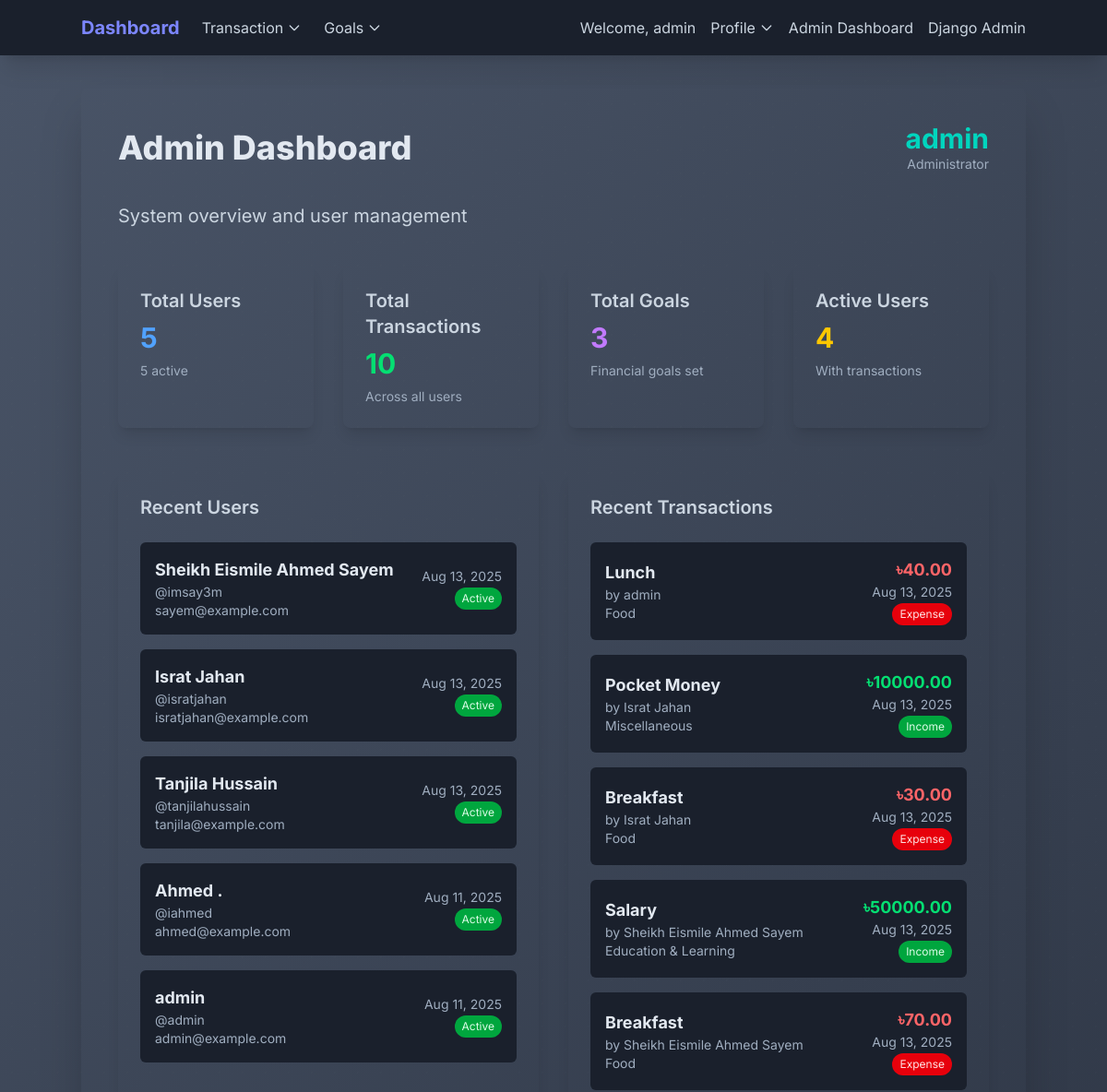
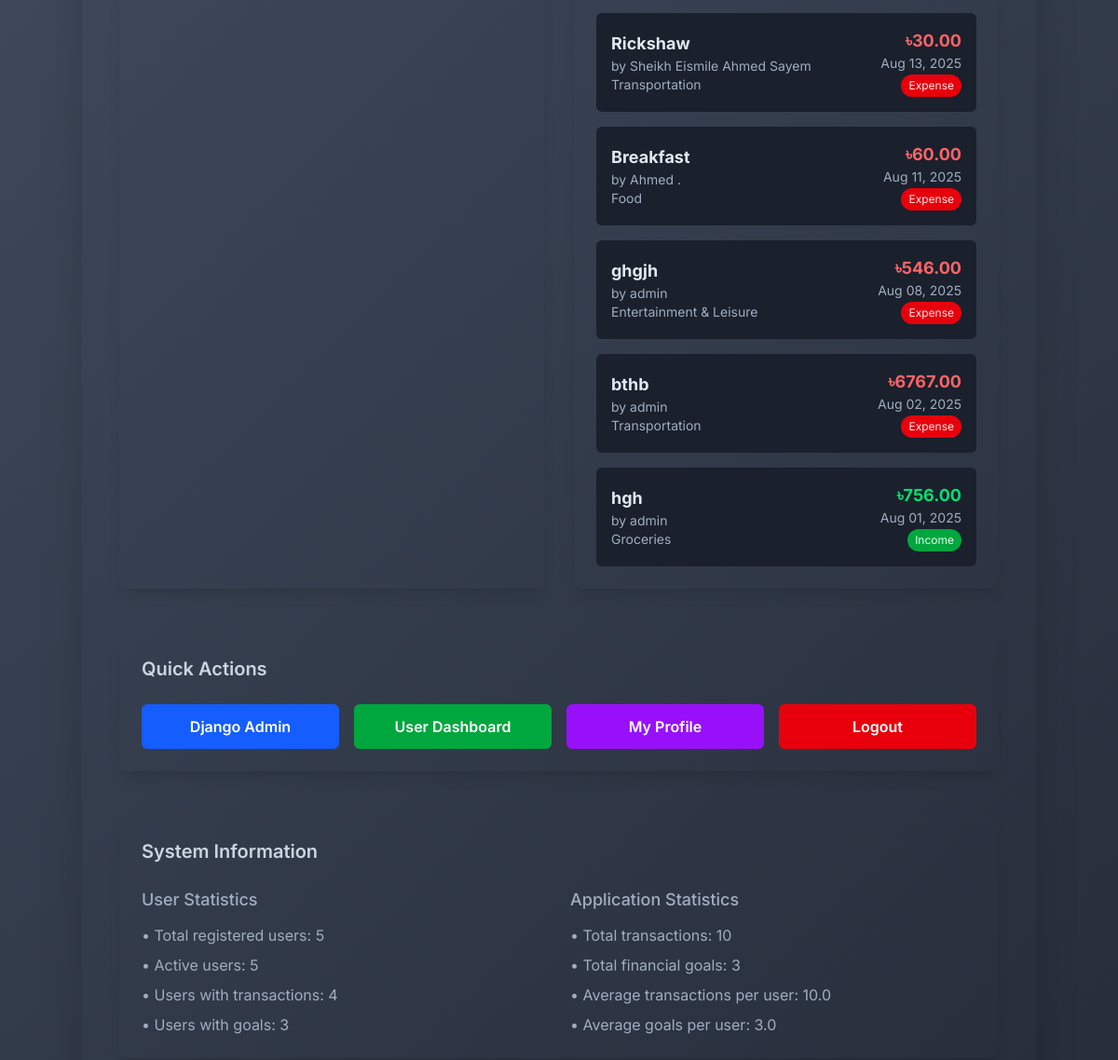
Page /admin-dashboard/ (signed in) on the earlier database version (2 pictures, top to bottom).
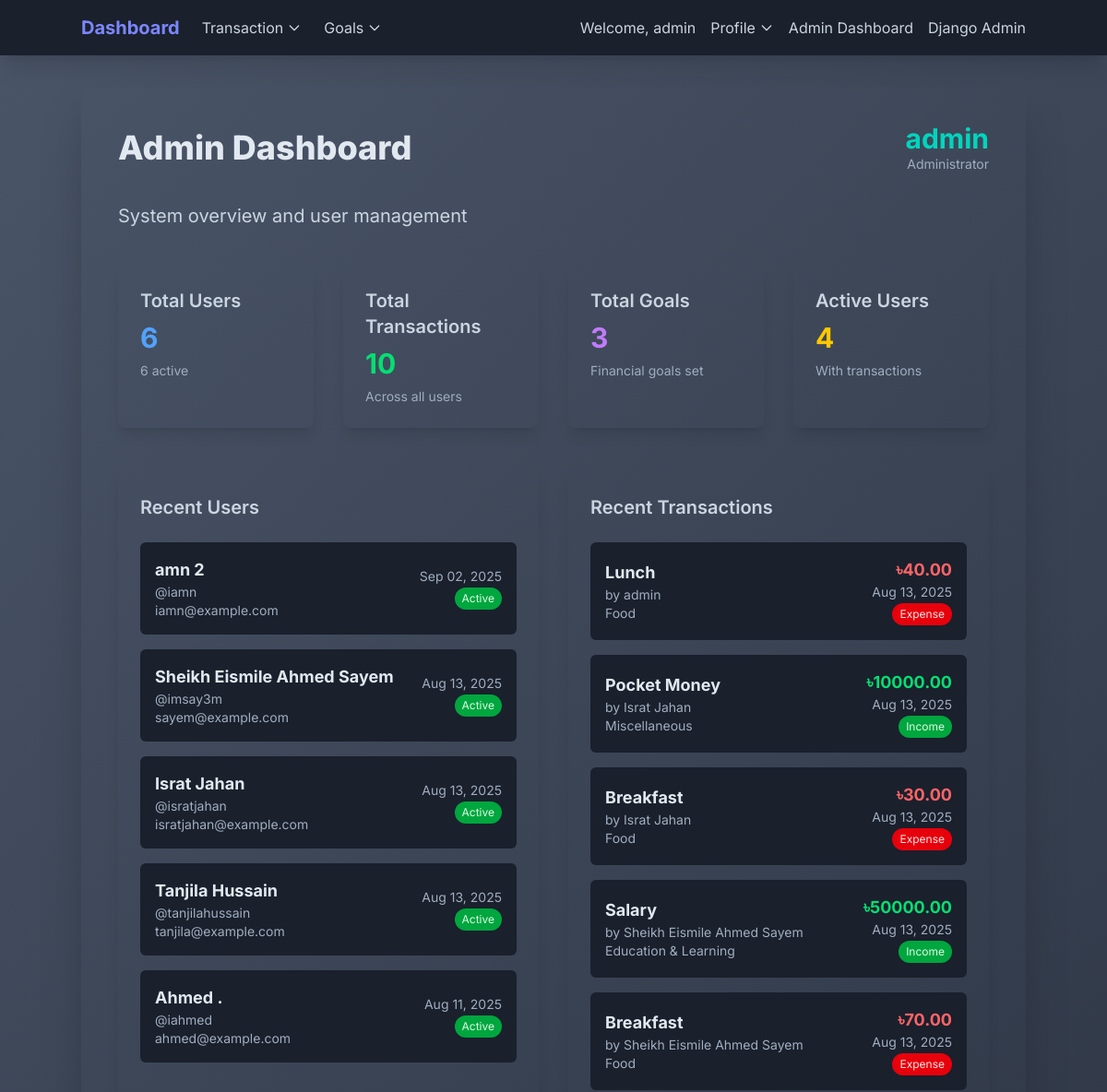
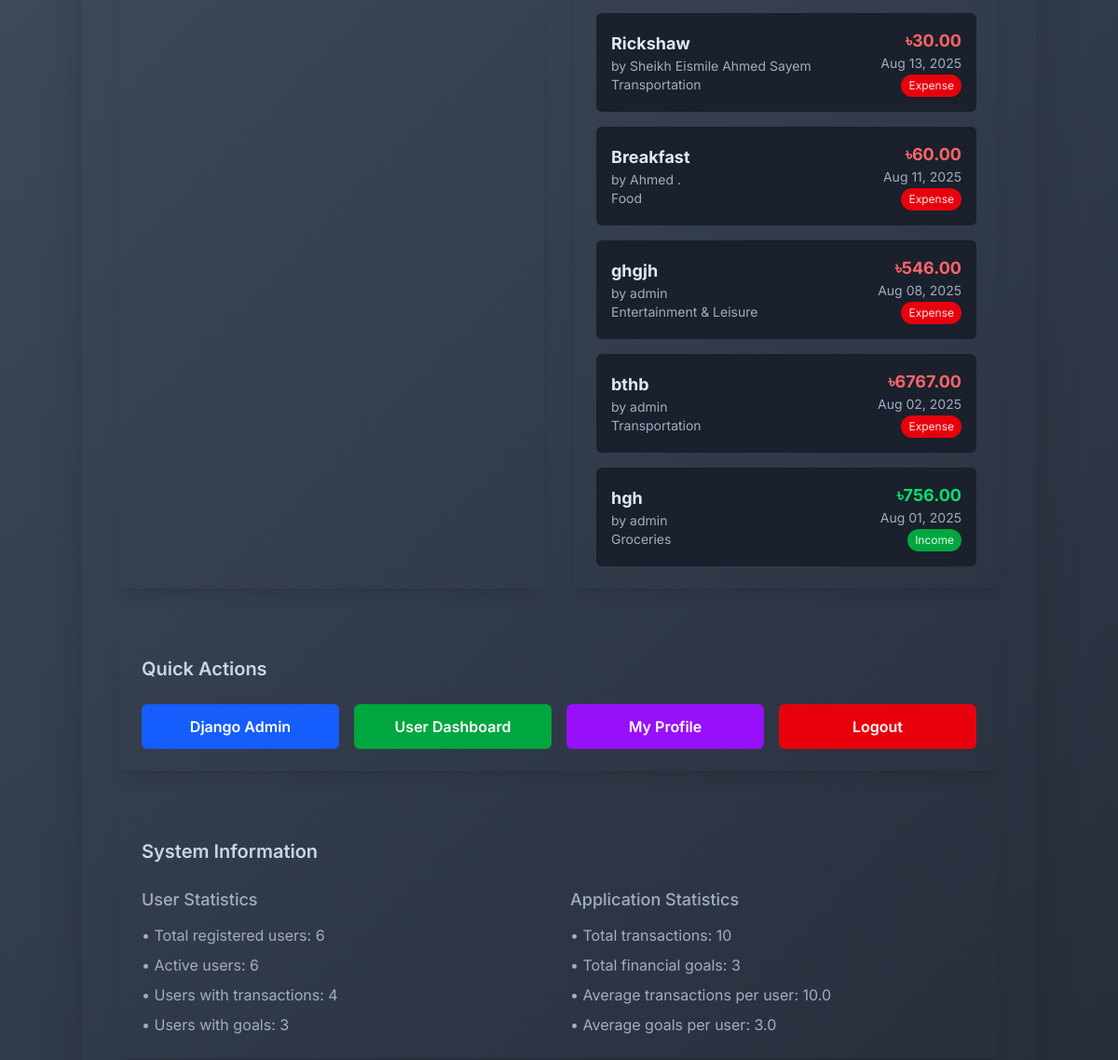
Same page on the later database version (2 pictures, top to bottom).
### finance/models.py (models this page shows, shortened)
class CustomUser(AbstractUser):
    phone_number = models.CharField(max_length=15, blank=True, null=True, help_text="Optional phone number")
    date_of_birth = models.DateField(blank=True, null=True, help_text="Optional date of birth")
    bio = models.TextField(max_length=500, blank=True, help_text="Tell us about yourself")
    created_at = models.DateTimeField(auto_now_add=True)
    updated_at = models.DateTimeField(auto_now=True)
    username = models.CharField(
        max_length=150,
        unique=True,
        validators=[MinLengthValidator(3)],
        help_text="Required. 3-150 characters. Letters, digits and @/./+/-/_ only."
    )
    email = models.EmailField(unique=True, help_text="Required. Enter a valid email address.")
    USERNAME_FIELD = 'username'
    REQUIRED_FIELDS = ['email']
    def get_full_name(self):
        return f"{self.first_name} {self.last_name}".strip() or self.username

class Transaction(models.Model):
    TRANSACTION_TYPES = [
        ('income', 'Income'),
        ('expense', 'Expense'),
    ]
    user = models.ForeignKey(settings.AUTH_USER_MODEL, on_delete=models.CASCADE)
    title = models.CharField(max_length=100)
    amount = models.DecimalField(max_digits=10, decimal_places=2)
    transaction_type = models.CharField(max_length=10, choices=TRANSACTION_TYPES)
    date = models.DateField()
    category = models.CharField(max_length=255)

### finance/views.py (the view)
# urls.py: path('admin-dashboard/', AdminDashboardView.as_view(), name='admin_dashboard'),
class AdminDashboardView(LoginRequiredMixin, View):
    def get(self, request, *args, **kwargs):
        if not request.user.is_staff:
            messages.error(request, 'Access denied. Staff privileges required.')
            return redirect('dashboard')
        total_users = CustomUser.objects.count()
        active_users = CustomUser.objects.filter(is_active=True).count()
        total_transactions = Transaction.objects.count()
        total_goals = Goal.objects.count()
        recent_users = CustomUser.objects.order_by('-date_joined')[:5]
        recent_transactions = Transaction.objects.select_related('user').order_by('-date')[:10]
        users_with_transactions = CustomUser.objects.filter(transaction__isnull=False).distinct().count()
        users_with_goals = CustomUser.objects.filter(goal__isnull=False).distinct().count()
        context = {
            'total_users': total_users,
            'active_users': active_users,
            'total_transactions': total_transactions,
            'total_goals': total_goals,
            'recent_users': recent_users,
            'recent_transactions': recent_transactions,
            'users_with_transactions': users_with_transactions,
            'users_with_goals': users_with_goals,
        }
        return render(request, 'finance/admin_dashboard.html', context)

### finance/templates/finance/admin_dashboard.html (shortened to what this page needs)
{% extends "finance/base.html" %}
{% block content %}
<div class="container mx-auto p-6 lg:p-10 rounded-xl shadow-2xl admin-container mt-8">
    <div class="flex flex-col sm:flex-row justify-between items-center mb-8">
        <h1 class="text-3xl lg:text-4xl font-extrabold text-gray-900 dark:text-white mb-4 sm:mb-0">Admin Dashboard</h1>
        <div class="text-right">
            <h1 class="text-2xl lg:text-3xl font-bold text-teal-400">{{ request.user.get_full_name }}</h1>
            <p class="text-sm text-gray-600 dark:text-gray-400">Administrator</p>
        </div>
    </div>
    <p class="text-xl text-gray-700 dark:text-gray-300 mb-10 text-center sm:text-left">System overview and user management</p>
    <div class="grid grid-cols-1 sm:grid-cols-2 lg:grid-cols-4 gap-8 mb-12">
        <div class="admin-card p-6 rounded-lg shadow-lg">
            <h2 class="text-xl font-semibold text-gray-700 dark:text-gray-200 mb-2">Total Users</h2>
            <p class="text-3xl font-bold text-blue-400">{{ total_users }}</p>
            <p class="text-sm text-gray-600 dark:text-gray-400 mt-2">{{ active_users }} active</p>
        </div>
        <div class="admin-card p-6 rounded-lg shadow-lg">
            <h2 class="text-xl font-semibold text-gray-700 dark:text-gray-200 mb-2">Total Transactions</h2>
            <p class="text-3xl font-bold text-green-400">{{ total_transactions }}</p>
            <p class="text-sm text-gray-600 dark:text-gray-400 mt-2">Across all users</p>
        </div>
        <div class="admin-card p-6 rounded-lg shadow-lg">
            <h2 class="text-xl font-semibold text-gray-700 dark:text-gray-200 mb-2">Total Goals</h2>
            <p class="text-3xl font-bold text-purple-400">{{ total_goals }}</p>
            <p class="text-sm text-gray-600 dark:text-gray-400 mt-2">Financial goals set</p>
        </div>
        <div class="admin-card p-6 rounded-lg shadow-lg">
            <h2 class="text-xl font-semibold text-gray-700 dark:text-gray-200 mb-2">Active Users</h2>
            <p class="text-3xl font-bold text-yellow-400">{{ users_with_transactions }}</p>
            <p class="text-sm text-gray-600 dark:text-gray-400 mt-2">With transactions</p>
        </div>
    </div>
    <div class="grid grid-cols-1 lg:grid-cols-2 gap-8 mb-12">
        <div class="admin-card p-6 rounded-lg shadow-lg">
            <h2 class="text-xl font-semibold text-gray-700 dark:text-gray-200 mb-6">Recent Users</h2>
            {% if recent_users %}
                <div class="space-y-4">
                    {% for user in recent_users %}
                        <div class="flex items-center justify-between p-4 bg-gray-100 dark:bg-gray-800/50 rounded-md">
                            <div class="text-gray-700 dark:text-gray-100">
                                <p class="font-bold text-lg text-gray-900 dark:text-white">{{ user.get_full_name }}</p>
                                <p class="text-sm text-gray-600 dark:text-gray-400">@{{ user.username }}</p>
                                <p class="text-sm text-gray-600 dark:text-gray-400">{{ user.email }}</p>
                            </div>
                            <div class="text-right">
                                <p class="text-sm text-gray-600 dark:text-gray-400">{{ user.date_joined|date:"M d, Y" }}</p>
                                <span class="inline-block px-2 py-1 text-xs rounded-full {% if user.is_active %}bg-green-600 text-green-100{% else %}bg-red-600 text-red-100{% endif %}">
                                    {% if user.is_active %}Active{% else %}Inactive{% endif %}
                                </span>
                            </div>
                        </div>
                    {% endfor %}
                </div>
            {% else %}
                <p class="text-gray-500 dark:text-gray-400 text-center py-4">No users found.</p>
            {% endif %}
        </div>
        <div class="admin-card p-6 rounded-lg shadow-lg">
            <h2 class="text-xl font-semibold text-gray-700 dark:text-gray-200 mb-6">Recent Transactions</h2>
            {% if recent_transactions %}
                <div class="space-y-4">
                    {% for transaction in recent_transactions %}
                        <div class="flex items-center justify-between p-4 bg-gray-100 dark:bg-gray-800/50 rounded-md">
                            <div class="text-gray-700 dark:text-gray-100">
                                <p class="font-bold text-lg text-gray-900 dark:text-white">{{ transaction.title }}</p>
                                <p class="text-sm text-gray-600 dark:text-gray-400">by {{ transaction.user.get_full_name }}</p>
                                <p class="text-sm text-gray-600 dark:text-gray-400">{{ transaction.category }}</p>
                            </div>
                            <div class="text-right">
                                <p class="text-lg font-bold {% if transaction.transaction_type == 'income' %}text-green-400{% else %}text-red-400{% endif %}">
                                    ৳{{ transaction.amount|floatformat:2 }}
                                </p>
                                <p class="text-sm text-gray-600 dark:text-gray-400">{{ transaction.date|date:"M d, Y" }}</p>
                                <span class="inline-block px-2 py-1 text-xs rounded-full {% if transaction.transaction_type == 'income' %}bg-green-600 text-green-100{% else %}bg-red-600 text-red-100{% endif %}">
                                    {{ transaction.transaction_type|title }}
                                </span>
                            </div>
                        </div>
                    {% endfor %}
                </div>
            {% else %}
                <p class="text-gray-500 dark:text-gray-400 text-center py-4">No transactions found.</p>
            {% endif %}
        </div>
    </div>
    <div class="admin-card p-6 rounded-lg shadow-lg mb-12">
        <h2 class="text-xl font-semibold text-gray-700 dark:text-gray-200 mb-6">Quick Actions</h2>
        <div class="grid grid-cols-1 sm:grid-cols-2 lg:grid-cols-4 gap-4">
            <a href="/admin/" class="bg-blue-600 text-white px-6 py-3 rounded-md hover:bg-blue-700 transition duration-300 ease-in-out transform hover:scale-105 font-semibold text-center">
                Django Admin
            </a>
            <a href="{% url 'dashboard' %}" class="bg-green-600 text-white px-6 py-3 rounded-md hover:bg-green-700 transition duration-300 ease-in-out transform hover:scale-105 font-semibold text-center">
                User Dashboard
            </a>
            <a href="{% url 'profile' %}" class="bg-purple-600 text-white px-6 py-3 rounded-md hover:bg-purple-700 transition duration-300 ease-in-out transform hover:scale-105 font-semibold text-center">
                My Profile
            </a>
            <a href="{% url 'logout' %}" class="bg-red-600 text-white px-6 py-3 rounded-md hover:bg-red-700 transition duration-300 ease-in-out transform hover:scale-105 font-semibold text-center">
                Logout
            </a>
        </div>
    </div>
    <div class="admin-card p-6 rounded-lg shadow-lg">
        <h2 class="text-xl font-semibold text-gray-700 dark:text-gray-200 mb-6">System Information</h2>
        <div class="grid grid-cols-1 md:grid-cols-2 gap-6">
            <div>
                <h3 class="text-lg font-medium text-gray-600 dark:text-gray-300 mb-3">User Statistics</h3>
                <ul class="space-y-2 text-gray-600 dark:text-gray-400">
                    <li>• Total registered users: {{ total_users }}</li>
                    <li>• Active users: {{ active_users }}</li>
                    <li>• Users with transactions: {{ users_with_transactions }}</li>
                    <li>• Users with goals: {{ users_with_goals }}</li>
                </ul>
            </div>
            <div>
                <h3 class="text-lg font-medium text-gray-600 dark:text-gray-300 mb-3">Application Statistics</h3>
                <ul class="space-y-2 text-gray-600 dark:text-gray-400">
                    <li>• Total transactions: {{ total_transactions }}</li>
                    <li>• Total financial goals: {{ total_goals }}</li>
                    <li>• Average transactions per user: {% if total_users > 0 %}{{ total_transactions|floatformat:1 }}{% else %}0{% endif %}</li>
                    <li>• Average goals per user: {% if total_users > 0 %}{{ total_goals|floatformat:1 }}{% else %}0{% endif %}</li>
                </ul>
            </div>
        </div>
    </div>
</div>
{% endblock content %}

### finance/templates/finance/base.html (shortened to what this page needs)
{% load static %}
<!DOCTYPE html>
<html lang="en">
<head>
    <script src="https://cdn.jsdelivr.net/npm/@tailwindcss/browser@4"></script>
</head>
<body>
    <nav class="bg-gray-900 p-4 shadow-xl">
        <div class="container mx-auto flex flex-col md:flex-row items-center justify-between">
            <div class="flex items-center space-x-6 w-full md:w-auto mb-4 md:mb-0">
                {% if user.is_authenticated %}
                    <a href="{% url 'dashboard' %}" class="text-indigo-400 text-xl font-bold hover:text-indigo-200 transition-colors duration-200">
                        Dashboard
                    </a>
                    <div class="relative group">
                        <button class="text-gray-300 hover:text-white transition-colors duration-200 focus:outline-none flex items-center">
                            Transaction
                            <svg class="ml-1 w-4 h-4" fill="none" stroke="currentColor" stroke-width="2" viewBox="0 0 24 24">
                                <path d="M19 9l-7 7-7-7" stroke-linecap="round" stroke-linejoin="round"/>
                            </svg>
                        </button>
                    </div>
                    <div class="relative group">
                        <button class="text-gray-300 hover:text-white transition-colors duration-200 focus:outline-none flex items-center">
                            Goals
                            <svg class="ml-1 w-4 h-4" fill="none" stroke="currentColor" stroke-width="2" viewBox="0 0 24 24">
                                <path d="M19 9l-7 7-7-7" stroke-linecap="round" stroke-linejoin="round"/>
                            </svg>
                        </button>
                    </div>
                {% else %}
                    <a href="{% url 'landing' %}" class="text-indigo-400 text-xl font-bold hover:text-indigo-200 transition-colors duration-200">
                        <img  src="{% static 'logo3.png' %}" alt="FinTrack Financial Interface" class= "inline-block w-10 h-10">
                        FinTrack
                    </a>
                {% endif %}
            </div>
            <div class="flex items-center space-x-4">
                {% if user.is_authenticated %}
                    <div class="flex items-center space-x-4">
                        <span class="text-gray-300 text-base hidden md:block">Welcome, {{ user.get_full_name }}</span>
                        <div class="relative group">
                            <button class="text-gray-300 hover:text-white transition-colors duration-200 focus:outline-none flex items-center">
                                Profile
                                <svg class="ml-1 w-4 h-4" fill="none" stroke="currentColor" stroke-width="2" viewBox="0 0 24 24">
                                    <path d="M19 9l-7 7-7-7" stroke-linecap="round" stroke-linejoin="round"/>
                                </svg>
                            </button>
                        </div>
                        {% if user.is_staff %}
                            <a href="{% url 'admin_dashboard' %}" class="text-gray-300 hover:text-white transition-colors duration-200">Admin Dashboard</a>
                            <a href="/admin/" class="text-gray-300 hover:text-white transition-colors duration-200">Django Admin</a>
                        {% endif %}
                    </div>
                {% else %}
                    <a href="{% url 'login' %}" class="text-gray-300 hover:text-white transition-colors duration-200">Login</a>
                    <a href="{% url 'register' %}" class="bg-indigo-600 hover:bg-indigo-700 text-white font-semibold py-2 px-6 rounded-md transition-colors duration-200">
                        Register
                    </a>
                {% endif %}
            </div>
        </div>
    </nav>
    {% block content %}{% endblock content %}
</body>
</html>

### finance/templates/finance/base.html (style rules this page uses)
body { font-family: 'Inter', sans-serif; background: linear-gradient(-45deg, #1A202C, #2D3748, #1A202C, #4A5568); background-size: 400% 400%; animation: gradientShift 10s ease infinite; color: #E2E8F0; }
body::before { content: ""; position: fixed; top: 0; left: 0; right: 0; bottom: 0; background-image: radial-gradient(rgba(255, 255, 255, 0.08) 1px, transparent 1px); background-size: 25px 25px; z-index: -1; animation: moveDots 15s linear infinite; opacity: 0.15; }
.bg-gray-100 { background-color: #1a202c; }
.bg-gray-900 { background-color: #1a202c; }
.text-gray-900 { color: #e2e8f0; }
.text-gray-700 { color: #cbd5e0; }
.text-gray-600 { color: #a0aec0; }
.text-gray-300 { color: #cbd5e0; }

Differences in the rows shown:
no longer on one of the page's lists (row edited): CustomUser: get_full_name "admin", username "admin", email "admin@example.com", date_joined "Aug 11, 2025"
added CustomUser: get_full_name "amn 2", username "iamn", email "iamn@example.com", date_joined "Sep 02, 2025", is_active "Active"
Other differences:
{{ total_users }}: "5" → "6"
{{ active_users }}: "5" → "6"
